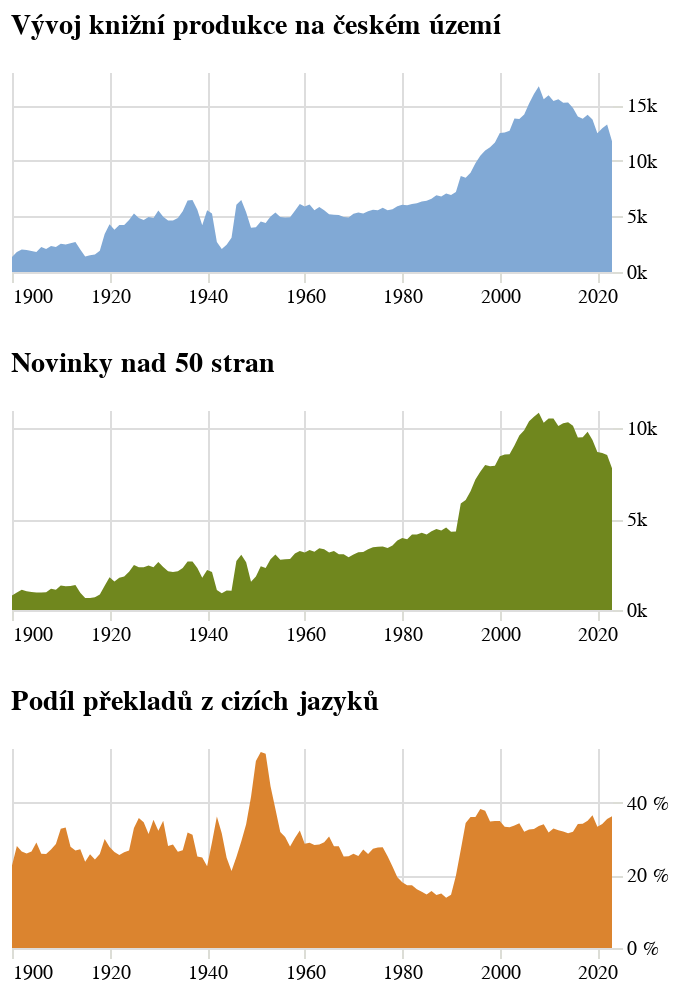

Source (notebook cell):
### Code cell
graf_i = alt.Chart(do_grafu.filter(pl.col("variable") == "všechny publikace").to_pandas(), title={'text': titulek}, width=300, height=100).mark_area(size=2).encode(
    alt.X("rok:T", 
          title=None,
          axis=alt.Axis(domainOpacity=0, tickColor='#DCDDD6')
    ),
    alt.Y('value:Q', 
          axis=alt.Axis(
              orient='right', 
              domainOpacity=0, 
              tickColor='#DCDDD6',
              format='s', 
          ), 
          title=None,
          scale=alt.Scale(zero=True)
    ),
    alt.Color("variable:N", 
              scale=alt.Scale(range=['#81A9D5']),
              title=None, 
              legend=None
    ))

graf_ii = alt.Chart(do_grafu.filter(pl.col("variable") == "novinky nad 50 stran").to_pandas(), title={'text': "Novinky nad 50 stran"}, width=300, height=100).mark_area(size=2).encode(
    alt.X("rok:T", 
          title=None,
          axis=alt.Axis(domainOpacity=0, tickColor='#DCDDD6')
    ),
    alt.Y('value:Q', 
          axis=alt.Axis(
              orient='right', 
              domainOpacity=0, 
              tickColor='#DCDDD6',
              format='s',  # Default format for first two facets,
          ), 
          title=None,
          scale=alt.Scale(zero=True)
    ),
    alt.Color("variable:N", 
              scale=alt.Scale(range=['#70871E']),
              title=None, 
              legend=None
    ))

graf_iii = alt.Chart(do_grafu.filter(pl.col("variable") == "podíl překladů").to_pandas(), title={'text': "Podíl překladů z cizích jazyků"}, width=300, height=100).mark_area(size=2).encode(
    alt.X("rok:T", 
          title=None,
          axis=alt.Axis(domainOpacity=0, tickColor='#DCDDD6')
    ),
    alt.Y('value:Q', 
          axis=alt.Axis(
              orient='right', 
              domainOpacity=0, 
              tickColor='#DCDDD6',
              format=' .0%',
                            labelExpr="replace(datum.label, '%', ' %')"  # Adds space before %

          ), 
          title=None,
          scale=alt.Scale(zero=True)
),
    alt.Color("variable:N", 
              scale=alt.Scale(range=['#DB842F']),
              title=None, 
              legend=None
    ))

graf_produkce = alt.vconcat(graf_i, graf_ii, graf_iii).resolve_scale(color='independent',y="independent").configure_view(stroke='transparent')
graf_produkce

### Figure 1 — Vega-Lite specification as saved in the notebook (floating-point values rounded to 4 significant figures)
{"config": {"title": {"font": "Noticia Text", "fontSize": 14, "anchor": "start", "fontWeight": "bolder", "subtitleFont": "Noticia Text", "subtitleLineHeight": 18, "subtitleFontSize": 12, "subtitleFontWeight": "normal", "subtitlePadding": 10, "dy": -12}, "axis": {"labelFont": "Asap", "titleFont": "Asap", "fontWeight": "lighter", "titleFontWeight": "lighter", "labelFontSize": 10, "titleFontSize": 10, "labelPadding": 2, "titlePadding": 10}, "legend": {"labelFont": "Asap", "labelFontWeight": "normal", "titleFont": "Asap", "titleFontWeight": "normal", "labelFontSize": 10, "titleFontSize": 10}, "view": {"stroke": "transparent"}}, "vconcat": [{"data": {"name": "data-ab4150d58a9aa15071583431431c1790"}, "mark": {"type": "area", "size": 2}, "encoding": {"color": {"field": "variable", "legend": null, "scale": {"range": ["#81A9D5"]}, "title": null, "type": "nominal"}, "x": {"axis": {"domainOpacity": 0, "tickColor": "#DCDDD6"}, "field": "rok", "title": null, "type": "temporal"}, "y": {"axis": {"domainOpacity": 0, "format": "s", "orient": "right", "tickColor": "#DCDDD6"}, "field": "value", "scale": {"zero": true}, "title": null, "type": "quantitative"}}, "height": 100, "title": {"text": "Vývoj knižní produkce na českém území"}, "width": 300}, {"data": {"name": "data-090e34dddacba219eb4b6f78527346c4"}, "mark": {"type": "area", "size": 2}, "encoding": {"color": {"field": "variable", "legend": null, "scale": {"range": ["#70871E"]}, "title": null, "type": "nominal"}, "x": {"axis": {"domainOpacity": 0, "tickColor": "#DCDDD6"}, "field": "rok", "title": null, "type": "temporal"}, "y": {"axis": {"domainOpacity": 0, "format": "s", "orient": "right", "tickColor": "#DCDDD6"}, "field": "value", "scale": {"zero": true}, "title": null, "type": "quantitative"}}, "height": 100, "title": {"text": "Novinky nad 50 stran"}, "width": 300}, {"data": {"name": "data-7d440f797cbe94b11764d9146443cbb3"}, "mark": {"type": "area", "size": 2}, "encoding": {"color": {"field": "variable", "legend": null, "scale": {"range": ["#DB842F"]}, "title": null, "type": "nominal"}, "x": {"axis": {"domainOpacity": 0, "tickColor": "#DCDDD6"}, "field": "rok", "title": null, "type": "temporal"}, "y": {"axis": {"domainOpacity": 0, "format": " .0%", "labelExpr": "replace(datum.label, '%', ' %')", "orient": "right", "tickColor": "#DCDDD6"}, "field": "value", "scale": {"zero": true}, "title": null, "type": "quantitative"}}, "height": 100, "title": {"text": "Podíl překladů z cizích jazyků"}, "width": 300}], "resolve": {"scale": {"color": "independent", "y": "independent"}}, "$schema": "https://vega.github.io/schema/vega-lite/v5.8.0.json", "datasets": {"data-ab4150d58a9aa15071583431431c1790": [{"rok": "1900-01-01T00:00:00", "variable": "všechny publikace", "value": 1355.0}, {"rok": "1901-01-01T00:00:00", "variable": "všechny publikace", "value": 1810.0}, {"rok": "1902-01-01T00:00:00", "variable": "všechny publikace", "value": 2034.0}, {"rok": "1903-01-01T00:00:00", "variable": "všechny publikace", "value": 1972.0}, {"rok": "1904-01-01T00:00:00", "variable": "všechny publikace", "value": 1896.0}, {"rok": "1905-01-01T00:00:00", "variable": "všechny publikace", "value": 1811.0}, {"rok": "1906-01-01T00:00:00", "variable": "všechny publikace", "value": 2239.0}, {"rok": "1907-01-01T00:00:00", "variable": "všechny publikace", "value": 2075.0}, {"rok": "1908-01-01T00:00:00", "variable": "všechny publikace", "value": 2342.0}, {"rok": "1909-01-01T00:00:00", "variable": "všechny publikace", "value": 2245.0}, {"rok": "1910-01-01T00:00:00", "variable": "všechny publikace", "value": 2545.0}, {"rok": "1911-01-01T00:00:00", "variable": "všechny publikace", "value": 2475.0}, {"rok": "1912-01-01T00:00:00", "variable": "všechny publikace", "value": 2594.0}, {"rok": "1913-01-01T00:00:00", "variable": "všechny publikace", "value": 2689.0}, {"rok": "1914-01-01T00:00:00", "variable": "všechny publikace", "value": 2035.0}, {"rok": "1915-01-01T00:00:00", "variable": "všechny publikace", "value": 1394.0}, {"rok": "1916-01-01T00:00:00", "variable": "všechny publikace", "value": 1508.0}, {"rok": "1917-01-01T00:00:00", "variable": "všechny publikace", "value": 1573.0}, {"rok": "1918-01-01T00:00:00", "variable": "všechny publikace", "value": 1907.0}, {"rok": "1919-01-01T00:00:00", "variable": "všechny publikace", "value": 3422.0}, {"rok": "1920-01-01T00:00:00", "variable": "všechny publikace", "value": 4301.0}, {"rok": "1921-01-01T00:00:00", "variable": "všechny publikace", "value": 3800.0}, {"rok": "1922-01-01T00:00:00", "variable": "všechny publikace", "value": 4233.0}, {"rok": "1923-01-01T00:00:00", "variable": "všechny publikace", "value": 4227.0}, {"rok": "1924-01-01T00:00:00", "variable": "všechny publikace", "value": 4691.0}, {"rok": "1925-01-01T00:00:00", "variable": "všechny publikace", "value": 5256.0}, {"rok": "1926-01-01T00:00:00", "variable": "všechny publikace", "value": 4855.0}, {"rok": "1927-01-01T00:00:00", "variable": "všechny publikace", "value": 4680.0}, {"rok": "1928-01-01T00:00:00", "variable": "všechny publikace", "value": 4946.0}, {"rok": "1929-01-01T00:00:00", "variable": "všechny publikace", "value": 4856.0}, {"rok": "1930-01-01T00:00:00", "variable": "všechny publikace", "value": 5530.0}, {"rok": "1931-01-01T00:00:00", "variable": "všechny publikace", "value": 4980.0}, {"rok": "1932-01-01T00:00:00", "variable": "všechny publikace", "value": 4635.0}, {"rok": "1933-01-01T00:00:00", "variable": "všechny publikace", "value": 4627.0}, {"rok": "1934-01-01T00:00:00", "variable": "všechny publikace", "value": 4871.0}, {"rok": "1935-01-01T00:00:00", "variable": "všechny publikace", "value": 5465.0}, {"rok": "1936-01-01T00:00:00", "variable": "všechny publikace", "value": 6439.0}, {"rok": "1937-01-01T00:00:00", "variable": "všechny publikace", "value": 6469.0}, {"rok": "1938-01-01T00:00:00", "variable": "všechny publikace", "value": 5612.0}, {"rok": "1939-01-01T00:00:00", "variable": "všechny publikace", "value": 4208.0}, {"rok": "1940-01-01T00:00:00", "variable": "všechny publikace", "value": 5558.0}, {"rok": "1941-01-01T00:00:00", "variable": "všechny publikace", "value": 5266.0}, {"rok": "1942-01-01T00:00:00", "variable": "všechny publikace", "value": 2705.0}, {"rok": "1943-01-01T00:00:00", "variable": "všechny publikace", "value": 2079.0}, {"rok": "1944-01-01T00:00:00", "variable": "všechny publikace", "value": 2461.0}, {"rok": "1945-01-01T00:00:00", "variable": "všechny publikace", "value": 3084.0}, {"rok": "1946-01-01T00:00:00", "variable": "všechny publikace", "value": 6052.0}, {"rok": "1947-01-01T00:00:00", "variable": "všechny publikace", "value": 6490.0}, {"rok": "1948-01-01T00:00:00", "variable": "všechny publikace", "value": 5384.0}, {"rok": "1949-01-01T00:00:00", "variable": "všechny publikace", "value": 3972.0}, {"rok": "1950-01-01T00:00:00", "variable": "všechny publikace", "value": 4030.0}, {"rok": "1951-01-01T00:00:00", "variable": "všechny publikace", "value": 4555.0}, {"rok": "1952-01-01T00:00:00", "variable": "všechny publikace", "value": 4400.0}, {"rok": "1953-01-01T00:00:00", "variable": "všechny publikace", "value": 5005.0}, {"rok": "1954-01-01T00:00:00", "variable": "všechny publikace", "value": 5356.0}, {"rok": "1955-01-01T00:00:00", "variable": "všechny publikace", "value": 4948.0}, {"rok": "1956-01-01T00:00:00", "variable": "všechny publikace", "value": 4906.0}, {"rok": "1957-01-01T00:00:00", "variable": "všechny publikace", "value": 4927.0}, {"rok": "1958-01-01T00:00:00", "variable": "všechny publikace", "value": 5513.0}, {"rok": "1959-01-01T00:00:00", "variable": "všechny publikace", "value": 6124.0}, {"rok": "1960-01-01T00:00:00", "variable": "všechny publikace", "value": 5890.0}, {"rok": "1961-01-01T00:00:00", "variable": "všechny publikace", "value": 6083.0}, {"rok": "1962-01-01T00:00:00", "variable": "všechny publikace", "value": 5564.0}, {"rok": "1963-01-01T00:00:00", "variable": "všechny publikace", "value": 5844.0}, {"rok": "1964-01-01T00:00:00", "variable": "všechny publikace", "value": 5555.0}, {"rok": "1965-01-01T00:00:00", "variable": "všechny publikace", "value": 5192.0}, {"rok": "1966-01-01T00:00:00", "variable": "všechny publikace", "value": 5144.0}, {"rok": "1967-01-01T00:00:00", "variable": "všechny publikace", "value": 5122.0}, {"rok": "1968-01-01T00:00:00", "variable": "všechny publikace", "value": 4960.0}, {"rok": "1969-01-01T00:00:00", "variable": "všechny publikace", "value": 4906.0}, {"rok": "1970-01-01T00:00:00", "variable": "všechny publikace", "value": 5243.0}, {"rok": "1971-01-01T00:00:00", "variable": "všechny publikace", "value": 5355.0}, {"rok": "1972-01-01T00:00:00", "variable": "všechny publikace", "value": 5273.0}, {"rok": "1973-01-01T00:00:00", "variable": "všechny publikace", "value": 5468.0}, {"rok": "1974-01-01T00:00:00", "variable": "všechny publikace", "value": 5604.0}, {"rok": "1975-01-01T00:00:00", "variable": "všechny publikace", "value": 5568.0}, {"rok": "1976-01-01T00:00:00", "variable": "všechny publikace", "value": 5792.0}, {"rok": "1977-01-01T00:00:00", "variable": "všechny publikace", "value": 5565.0}, {"rok": "1978-01-01T00:00:00", "variable": "všechny publikace", "value": 5641.0}, {"rok": "1979-01-01T00:00:00", "variable": "všechny publikace", "value": 5915.0}, {"rok": "1980-01-01T00:00:00", "variable": "všechny publikace", "value": 6047.0}, {"rok": "1981-01-01T00:00:00", "variable": "všechny publikace", "value": 6016.0}, {"rok": "1982-01-01T00:00:00", "variable": "všechny publikace", "value": 6131.0}, {"rok": "1983-01-01T00:00:00", "variable": "všechny publikace", "value": 6191.0}, {"rok": "1984-01-01T00:00:00", "variable": "všechny publikace", "value": 6344.0}, {"rok": "1985-01-01T00:00:00", "variable": "všechny publikace", "value": 6421.0}, {"rok": "1986-01-01T00:00:00", "variable": "všechny publikace", "value": 6603.0}, {"rok": "1987-01-01T00:00:00", "variable": "všechny publikace", "value": 6897.0}, {"rok": "1988-01-01T00:00:00", "variable": "všechny publikace", "value": 6804.0}, {"rok": "1989-01-01T00:00:00", "variable": "všechny publikace", "value": 7064.0}, {"rok": "1990-01-01T00:00:00", "variable": "všechny publikace", "value": 6925.0}, {"rok": "1991-01-01T00:00:00", "variable": "všechny publikace", "value": 7202.0}, {"rok": "1992-01-01T00:00:00", "variable": "všechny publikace", "value": 8637.0}, {"rok": "1993-01-01T00:00:00", "variable": "všechny publikace", "value": 8490.0}, {"rok": "1994-01-01T00:00:00", "variable": "všechny publikace", "value": 8941.0}, {"rok": "1995-01-01T00:00:00", "variable": "všechny publikace", "value": 9789.0}, {"rok": "1996-01-01T00:00:00", "variable": "všechny publikace", "value": 10460.0}, {"rok": "1997-01-01T00:00:00", "variable": "všechny publikace", "value": 10950.0}, {"rok": "1998-01-01T00:00:00", "variable": "všechny publikace", "value": 11230.0}, {"rok": "1999-01-01T00:00:00", "variable": "všechny publikace", "value": 11640.0}, {"rok": "2000-01-01T00:00:00", "variable": "všechny publikace", "value": 12520.0}, {"rok": "2001-01-01T00:00:00", "variable": "všechny publikace", "value": 12550.0}, {"rok": "2002-01-01T00:00:00", "variable": "všechny publikace", "value": 12720.0}, {"rok": "2003-01-01T00:00:00", "variable": "všechny publikace", "value": 13810.0}, {"rok": "2004-01-01T00:00:00", "variable": "všechny publikace", "value": 13770.0}, {"rok": "2005-01-01T00:00:00", "variable": "všechny publikace", "value": 14180.0}, {"rok": "2006-01-01T00:00:00", "variable": "všechny publikace", "value": 15160.0}, {"rok": "2007-01-01T00:00:00", "variable": "všechny publikace", "value": 16020.0}, {"rok": "2008-01-01T00:00:00", "variable": "všechny publikace", "value": 16730.0}, {"rok": "2009-01-01T00:00:00", "variable": "všechny publikace", "value": 15550.0}, {"rok": "2010-01-01T00:00:00", "variable": "všechny publikace", "value": 15910.0}, {"rok": "2011-01-01T00:00:00", "variable": "všechny publikace", "value": 15390.0}, {"rok": "2012-01-01T00:00:00", "variable": "všechny publikace", "value": 15540.0}, {"rok": "2013-01-01T00:00:00", "variable": "všechny publikace", "value": 15230.0}, {"rok": "2014-01-01T00:00:00", "variable": "všechny publikace", "value": 15250.0}, {"rok": "2015-01-01T00:00:00", "variable": "všechny publikace", "value": 14750.0}, {"rok": "2016-01-01T00:00:00", "variable": "všechny publikace", "value": 14000.0}, {"rok": "2017-01-01T00:00:00", "variable": "všechny publikace", "value": 13780.0}, {"rok": "2018-01-01T00:00:00", "variable": "všechny publikace", "value": 14160.0}, {"rok": "2019-01-01T00:00:00", "variable": "všechny publikace", "value": 13730.0}, {"rok": "2020-01-01T00:00:00", "variable": "všechny publikace", "value": 12480.0}, {"rok": "2021-01-01T00:00:00", "variable": "všechny publikace", "value": 12940.0}, {"rok": "2022-01-01T00:00:00", "variable": "všechny publikace", "value": 13280.0}, {"rok": "2023-01-01T00:00:00", "variable": "všechny publikace", "value": 11760.0}], "data-090e34dddacba219eb4b6f78527346c4": [{"rok": "1900-01-01T00:00:00", "variable": "novinky nad 50 stran", "value": 793.0}, {"rok": "1901-01-01T00:00:00", "variable": "novinky nad 50 stran", "value": 966.0}, {"rok": "1902-01-01T00:00:00", "variable": "novinky nad 50 stran", "value": 1114.0}, {"rok": "1903-01-01T00:00:00", "variable": "novinky nad 50 stran", "value": 1030.0}, {"rok": "1904-01-01T00:00:00", "variable": "novinky nad 50 stran", "value": 984.0}, {"rok": "1905-01-01T00:00:00", "variable": "novinky nad 50 stran", "value": 964.0}, {"rok": "1906-01-01T00:00:00", "variable": "novinky nad 50 stran", "value": 968.0}, {"rok": "1907-01-01T00:00:00", "variable": "novinky nad 50 stran", "value": 974.0}, {"rok": "1908-01-01T00:00:00", "variable": "novinky nad 50 stran", "value": 1170.0}, {"rok": "1909-01-01T00:00:00", "variable": "novinky nad 50 stran", "value": 1112.0}, {"rok": "1910-01-01T00:00:00", "variable": "novinky nad 50 stran", "value": 1347.0}, {"rok": "1911-01-01T00:00:00", "variable": "novinky nad 50 stran", "value": 1302.0}, {"rok": "1912-01-01T00:00:00", "variable": "novinky nad 50 stran", "value": 1320.0}, {"rok": "1913-01-01T00:00:00", "variable": "novinky nad 50 stran", "value": 1370.0}, {"rok": "1914-01-01T00:00:00", "variable": "novinky nad 50 stran", "value": 948.0}, {"rok": "1915-01-01T00:00:00", "variable": "novinky nad 50 stran", "value": 666.0}, {"rok": "1916-01-01T00:00:00", "variable": "novinky nad 50 stran", "value": 665.0}, {"rok": "1917-01-01T00:00:00", "variable": "novinky nad 50 stran", "value": 699.0}, {"rok": "1918-01-01T00:00:00", "variable": "novinky nad 50 stran", "value": 848.0}, {"rok": "1919-01-01T00:00:00", "variable": "novinky nad 50 stran", "value": 1335.0}, {"rok": "1920-01-01T00:00:00", "variable": "novinky nad 50 stran", "value": 1795.0}, {"rok": "1921-01-01T00:00:00", "variable": "novinky nad 50 stran", "value": 1569.0}, {"rok": "1922-01-01T00:00:00", "variable": "novinky nad 50 stran", "value": 1769.0}, {"rok": "1923-01-01T00:00:00", "variable": "novinky nad 50 stran", "value": 1837.0}, {"rok": "1924-01-01T00:00:00", "variable": "novinky nad 50 stran", "value": 2107.0}, {"rok": "1925-01-01T00:00:00", "variable": "novinky nad 50 stran", "value": 2471.0}, {"rok": "1926-01-01T00:00:00", "variable": "novinky nad 50 stran", "value": 2348.0}, {"rok": "1927-01-01T00:00:00", "variable": "novinky nad 50 stran", "value": 2347.0}, {"rok": "1928-01-01T00:00:00", "variable": "novinky nad 50 stran", "value": 2452.0}, {"rok": "1929-01-01T00:00:00", "variable": "novinky nad 50 stran", "value": 2348.0}, {"rok": "1930-01-01T00:00:00", "variable": "novinky nad 50 stran", "value": 2638.0}, {"rok": "1931-01-01T00:00:00", "variable": "novinky nad 50 stran", "value": 2367.0}, {"rok": "1932-01-01T00:00:00", "variable": "novinky nad 50 stran", "value": 2131.0}, {"rok": "1933-01-01T00:00:00", "variable": "novinky nad 50 stran", "value": 2086.0}, {"rok": "1934-01-01T00:00:00", "variable": "novinky nad 50 stran", "value": 2125.0}, {"rok": "1935-01-01T00:00:00", "variable": "novinky nad 50 stran", "value": 2308.0}, {"rok": "1936-01-01T00:00:00", "variable": "novinky nad 50 stran", "value": 2671.0}, {"rok": "1937-01-01T00:00:00", "variable": "novinky nad 50 stran", "value": 2667.0}, {"rok": "1938-01-01T00:00:00", "variable": "novinky nad 50 stran", "value": 2314.0}, {"rok": "1939-01-01T00:00:00", "variable": "novinky nad 50 stran", "value": 1776.0}, {"rok": "1940-01-01T00:00:00", "variable": "novinky nad 50 stran", "value": 2195.0}, {"rok": "1941-01-01T00:00:00", "variable": "novinky nad 50 stran", "value": 2089.0}, {"rok": "1942-01-01T00:00:00", "variable": "novinky nad 50 stran", "value": 1104.0}, {"rok": "1943-01-01T00:00:00", "variable": "novinky nad 50 stran", "value": 916.0}, {"rok": "1944-01-01T00:00:00", "variable": "novinky nad 50 stran", "value": 1069.0}, {"rok": "1945-01-01T00:00:00", "variable": "novinky nad 50 stran", "value": 1052.0}, {"rok": "1946-01-01T00:00:00", "variable": "novinky nad 50 stran", "value": 2690.0}, {"rok": "1947-01-01T00:00:00", "variable": "novinky nad 50 stran", "value": 3034.0}, {"rok": "1948-01-01T00:00:00", "variable": "novinky nad 50 stran", "value": 2633.0}, {"rok": "1949-01-01T00:00:00", "variable": "novinky nad 50 stran", "value": 1558.0}, {"rok": "1950-01-01T00:00:00", "variable": "novinky nad 50 stran", "value": 1846.0}, {"rok": "1951-01-01T00:00:00", "variable": "novinky nad 50 stran", "value": 2407.0}, {"rok": "1952-01-01T00:00:00", "variable": "novinky nad 50 stran", "value": 2305.0}, {"rok": "1953-01-01T00:00:00", "variable": "novinky nad 50 stran", "value": 2785.0}, {"rok": "1954-01-01T00:00:00", "variable": "novinky nad 50 stran", "value": 3059.0}, {"rok": "1955-01-01T00:00:00", "variable": "novinky nad 50 stran", "value": 2764.0}, {"rok": "1956-01-01T00:00:00", "variable": "novinky nad 50 stran", "value": 2795.0}, {"rok": "1957-01-01T00:00:00", "variable": "novinky nad 50 stran", "value": 2805.0}, {"rok": "1958-01-01T00:00:00", "variable": "novinky nad 50 stran", "value": 3105.0}, {"rok": "1959-01-01T00:00:00", "variable": "novinky nad 50 stran", "value": 3241.0}, {"rok": "1960-01-01T00:00:00", "variable": "novinky nad 50 stran", "value": 3163.0}, {"rok": "1961-01-01T00:00:00", "variable": "novinky nad 50 stran", "value": 3302.0}, {"rok": "1962-01-01T00:00:00", "variable": "novinky nad 50 stran", "value": 3201.0}, {"rok": "1963-01-01T00:00:00", "variable": "novinky nad 50 stran", "value": 3400.0}, {"rok": "1964-01-01T00:00:00", "variable": "novinky nad 50 stran", "value": 3344.0}, {"rok": "1965-01-01T00:00:00", "variable": "novinky nad 50 stran", "value": 3163.0}, {"rok": "1966-01-01T00:00:00", "variable": "novinky nad 50 stran", "value": 3249.0}, {"rok": "1967-01-01T00:00:00", "variable": "novinky nad 50 stran", "value": 3070.0}, {"rok": "1968-01-01T00:00:00", "variable": "novinky nad 50 stran", "value": 3064.0}, {"rok": "1969-01-01T00:00:00", "variable": "novinky nad 50 stran", "value": 2896.0}, {"rok": "1970-01-01T00:00:00", "variable": "novinky nad 50 stran", "value": 3058.0}, {"rok": "1971-01-01T00:00:00", "variable": "novinky nad 50 stran", "value": 3179.0}, {"rok": "1972-01-01T00:00:00", "variable": "novinky nad 50 stran", "value": 3195.0}, {"rok": "1973-01-01T00:00:00", "variable": "novinky nad 50 stran", "value": 3340.0}, {"rok": "1974-01-01T00:00:00", "variable": "novinky nad 50 stran", "value": 3452.0}, {"rok": "1975-01-01T00:00:00", "variable": "novinky nad 50 stran", "value": 3483.0}, {"rok": "1976-01-01T00:00:00", "variable": "novinky nad 50 stran", "value": 3494.0}, {"rok": "1977-01-01T00:00:00", "variable": "novinky nad 50 stran", "value": 3416.0}, {"rok": "1978-01-01T00:00:00", "variable": "novinky nad 50 stran", "value": 3545.0}, {"rok": "1979-01-01T00:00:00", "variable": "novinky nad 50 stran", "value": 3817.0}, {"rok": "1980-01-01T00:00:00", "variable": "novinky nad 50 stran", "value": 3961.0}, {"rok": "1981-01-01T00:00:00", "variable": "novinky nad 50 stran", "value": 3888.0}, {"rok": "1982-01-01T00:00:00", "variable": "novinky nad 50 stran", "value": 4155.0}, {"rok": "1983-01-01T00:00:00", "variable": "novinky nad 50 stran", "value": 4157.0}, {"rok": "1984-01-01T00:00:00", "variable": "novinky nad 50 stran", "value": 4247.0}, {"rok": "1985-01-01T00:00:00", "variable": "novinky nad 50 stran", "value": 4149.0}, {"rok": "1986-01-01T00:00:00", "variable": "novinky nad 50 stran", "value": 4329.0}, {"rok": "1987-01-01T00:00:00", "variable": "novinky nad 50 stran", "value": 4458.0}, {"rok": "1988-01-01T00:00:00", "variable": "novinky nad 50 stran", "value": 4372.0}, {"rok": "1989-01-01T00:00:00", "variable": "novinky nad 50 stran", "value": 4543.0}, {"rok": "1990-01-01T00:00:00", "variable": "novinky nad 50 stran", "value": 4308.0}, {"rok": "1991-01-01T00:00:00", "variable": "novinky nad 50 stran", "value": 4313.0}, {"rok": "1992-01-01T00:00:00", "variable": "novinky nad 50 stran", "value": 5863.0}, {"rok": "1993-01-01T00:00:00", "variable": "novinky nad 50 stran", "value": 6056.0}, {"rok": "1994-01-01T00:00:00", "variable": "novinky nad 50 stran", "value": 6538.0}, {"rok": "1995-01-01T00:00:00", "variable": "novinky nad 50 stran", "value": 7183.0}, {"rok": "1996-01-01T00:00:00", "variable": "novinky nad 50 stran", "value": 7609.0}, {"rok": "1997-01-01T00:00:00", "variable": "novinky nad 50 stran", "value": 7970.0}, {"rok": "1998-01-01T00:00:00", "variable": "novinky nad 50 stran", "value": 7910.0}, {"rok": "1999-01-01T00:00:00", "variable": "novinky nad 50 stran", "value": 7937.0}, {"rok": "2000-01-01T00:00:00", "variable": "novinky nad 50 stran", "value": 8455.0}, {"rok": "2001-01-01T00:00:00", "variable": "novinky nad 50 stran", "value": 8550.0}, {"rok": "2002-01-01T00:00:00", "variable": "novinky nad 50 stran", "value": 8568.0}, {"rok": "2003-01-01T00:00:00", "variable": "novinky nad 50 stran", "value": 9050.0}, {"rok": "2004-01-01T00:00:00", "variable": "novinky nad 50 stran", "value": 9601.0}, {"rok": "2005-01-01T00:00:00", "variable": "novinky nad 50 stran", "value": 9884.0}, {"rok": "2006-01-01T00:00:00", "variable": "novinky nad 50 stran", "value": 10380.0}, {"rok": "2007-01-01T00:00:00", "variable": "novinky nad 50 stran", "value": 10630.0}, {"rok": "2008-01-01T00:00:00", "variable": "novinky nad 50 stran", "value": 10850.0}, {"rok": "2009-01-01T00:00:00", "variable": "novinky nad 50 stran", "value": 10300.0}, {"rok": "2010-01-01T00:00:00", "variable": "novinky nad 50 stran", "value": 10530.0}, {"rok": "2011-01-01T00:00:00", "variable": "novinky nad 50 stran", "value": 10540.0}, {"rok": "2012-01-01T00:00:00", "variable": "novinky nad 50 stran", "value": 10120.0}, {"rok": "2013-01-01T00:00:00", "variable": "novinky nad 50 stran", "value": 10280.0}, {"rok": "2014-01-01T00:00:00", "variable": "novinky nad 50 stran", "value": 10330.0}, {"rok": "2015-01-01T00:00:00", "variable": "novinky nad 50 stran", "value": 10140.0}, {"rok": "2016-01-01T00:00:00", "variable": "novinky nad 50 stran", "value": 9481.0}, {"rok": "2017-01-01T00:00:00", "variable": "novinky nad 50 stran", "value": 9506.0}, {"rok": "2018-01-01T00:00:00", "variable": "novinky nad 50 stran", "value": 9804.0}, {"rok": "2019-01-01T00:00:00", "variable": "novinky nad 50 stran", "value": 9356.0}, {"rok": "2020-01-01T00:00:00", "variable": "novinky nad 50 stran", "value": 8692.0}, {"rok": "2021-01-01T00:00:00", "variable": "novinky nad 50 stran", "value": 8636.0}, {"rok": "2022-01-01T00:00:00", "variable": "novinky nad 50 stran", "value": 8529.0}, {"rok": "2023-01-01T00:00:00", "variable": "novinky nad 50 stran", "value": 7800.0}], "data-7d440f797cbe94b11764d9146443cbb3": [{"rok": "1900-01-01T00:00:00", "variable": "podíl překladů", "value": 0.2266}, {"rok": "1901-01-01T00:00:00", "variable": "podíl překladů", "value": 0.2802}, {"rok": "1902-01-01T00:00:00", "variable": "podíl překladů", "value": 0.2651}, {"rok": "1903-01-01T00:00:00", "variable": "podíl překladů", "value": 0.2601}, {"rok": "1904-01-01T00:00:00", "variable": "podíl překladů", "value": 0.2654}, {"rok": "1905-01-01T00:00:00", "variable": "podíl překladů", "value": 0.2902}, {"rok": "1906-01-01T00:00:00", "variable": "podíl překladů", "value": 0.2591}, {"rok": "1907-01-01T00:00:00", "variable": "podíl překladů", "value": 0.2585}, {"rok": "1908-01-01T00:00:00", "variable": "podíl překladů", "value": 0.2708}, {"rok": "1909-01-01T00:00:00", "variable": "podíl překladů", "value": 0.2862}, {"rok": "1910-01-01T00:00:00", "variable": "podíl překladů", "value": 0.328}, {"rok": "1911-01-01T00:00:00", "variable": "podíl překladů", "value": 0.3312}, {"rok": "1912-01-01T00:00:00", "variable": "podíl překladů", "value": 0.2781}, {"rok": "1913-01-01T00:00:00", "variable": "podíl překladů", "value": 0.2684}, {"rok": "1914-01-01T00:00:00", "variable": "podíl překladů", "value": 0.2718}, {"rok": "1915-01-01T00:00:00", "variable": "podíl překladů", "value": 0.2374}, {"rok": "1916-01-01T00:00:00", "variable": "podíl překladů", "value": 0.2578}, {"rok": "1917-01-01T00:00:00", "variable": "podíl překladů", "value": 0.2433}, {"rok": "1918-01-01T00:00:00", "variable": "podíl překladů", "value": 0.2584}, {"rok": "1919-01-01T00:00:00", "variable": "podíl překladů", "value": 0.3001}, {"rok": "1920-01-01T00:00:00", "variable": "podíl překladů", "value": 0.2778}, {"rok": "1921-01-01T00:00:00", "variable": "podíl překladů", "value": 0.2642}, {"rok": "1922-01-01T00:00:00", "variable": "podíl překladů", "value": 0.2556}, {"rok": "1923-01-01T00:00:00", "variable": "podíl překladů", "value": 0.2635}, {"rok": "1924-01-01T00:00:00", "variable": "podíl překladů", "value": 0.2682}, {"rok": "1925-01-01T00:00:00", "variable": "podíl překladů", "value": 0.3302}, {"rok": "1926-01-01T00:00:00", "variable": "podíl překladů", "value": 0.3575}, {"rok": "1927-01-01T00:00:00", "variable": "podíl překladů", "value": 0.346}, {"rok": "1928-01-01T00:00:00", "variable": "podíl překladů", "value": 0.3138}, {"rok": "1929-01-01T00:00:00", "variable": "podíl překladů", "value": 0.3526}, {"rok": "1930-01-01T00:00:00", "variable": "podíl překladů", "value": 0.3224}, {"rok": "1931-01-01T00:00:00", "variable": "podíl překladů", "value": 0.3497}, {"rok": "1932-01-01T00:00:00", "variable": "podíl překladů", "value": 0.2808}, {"rok": "1933-01-01T00:00:00", "variable": "podíl překladů", "value": 0.2847}, {"rok": "1934-01-01T00:00:00", "variable": "podíl překladů", "value": 0.2647}, {"rok": "1935-01-01T00:00:00", "variable": "podíl překladů", "value": 0.2686}, {"rok": "1936-01-01T00:00:00", "variable": "podíl překladů", "value": 0.3178}, {"rok": "1937-01-01T00:00:00", "variable": "podíl překladů", "value": 0.3114}, {"rok": "1938-01-01T00:00:00", "variable": "podíl překladů", "value": 0.2514}, {"rok": "1939-01-01T00:00:00", "variable": "podíl překladů", "value": 0.2488}, {"rok": "1940-01-01T00:00:00", "variable": "podíl překladů", "value": 0.2245}, {"rok": "1941-01-01T00:00:00", "variable": "podíl překladů", "value": 0.2905}, {"rok": "1942-01-01T00:00:00", "variable": "podíl překladů", "value": 0.3619}, {"rok": "1943-01-01T00:00:00", "variable": "podíl překladů", "value": 0.3154}, {"rok": "1944-01-01T00:00:00", "variable": "podíl překladů", "value": 0.2483}, {"rok": "1945-01-01T00:00:00", "variable": "podíl překladů", "value": 0.2117}, {"rok": "1946-01-01T00:00:00", "variable": "podíl překladů", "value": 0.2505}, {"rok": "1947-01-01T00:00:00", "variable": "podíl překladů", "value": 0.2928}, {"rok": "1948-01-01T00:00:00", "variable": "podíl překladů", "value": 0.3402}, {"rok": "1949-01-01T00:00:00", "variable": "podíl překladů", "value": 0.4161}, {"rok": "1950-01-01T00:00:00", "variable": "podíl překladů", "value": 0.5141}, {"rok": "1951-01-01T00:00:00", "variable": "podíl překladů", "value": 0.5391}, {"rok": "1952-01-01T00:00:00", "variable": "podíl překladů", "value": 0.534}, {"rok": "1953-01-01T00:00:00", "variable": "podíl překladů", "value": 0.4447}, {"rok": "1954-01-01T00:00:00", "variable": "podíl překladů", "value": 0.3822}, {"rok": "1955-01-01T00:00:00", "variable": "podíl překladů", "value": 0.3192}, {"rok": "1956-01-01T00:00:00", "variable": "podíl překladů", "value": 0.3052}, {"rok": "1957-01-01T00:00:00", "variable": "podíl překladů", "value": 0.2792}, {"rok": "1958-01-01T00:00:00", "variable": "podíl překladů", "value": 0.3025}, {"rok": "1959-01-01T00:00:00", "variable": "podíl překladů", "value": 0.3232}, {"rok": "1960-01-01T00:00:00", "variable": "podíl překladů", "value": 0.2865}, {"rok": "1961-01-01T00:00:00", "variable": "podíl překladů", "value": 0.2895}, {"rok": "1962-01-01T00:00:00", "variable": "podíl překladů", "value": 0.2831}, {"rok": "1963-01-01T00:00:00", "variable": "podíl překladů", "value": 0.2848}, {"rok": "1964-01-01T00:00:00", "variable": "podíl překladů", "value": 0.2911}, {"rok": "1965-01-01T00:00:00", "variable": "podíl překladů", "value": 0.3064}, {"rok": "1966-01-01T00:00:00", "variable": "podíl překladů", "value": 0.2798}, {"rok": "1967-01-01T00:00:00", "variable": "podíl překladů", "value": 0.28}, {"rok": "1968-01-01T00:00:00", "variable": "podíl překladů", "value": 0.2518}, {"rok": "1969-01-01T00:00:00", "variable": "podíl překladů", "value": 0.2523}, {"rok": "1970-01-01T00:00:00", "variable": "podíl překladů", "value": 0.2595}, {"rok": "1971-01-01T00:00:00", "variable": "podíl překladů", "value": 0.253}, {"rok": "1972-01-01T00:00:00", "variable": "podíl překladů", "value": 0.2712}, {"rok": "1973-01-01T00:00:00", "variable": "podíl překladů", "value": 0.2585}, {"rok": "1974-01-01T00:00:00", "variable": "podíl překladů", "value": 0.2726}, {"rok": "1975-01-01T00:00:00", "variable": "podíl překladů", "value": 0.2763}, {"rok": "1976-01-01T00:00:00", "variable": "podíl překladů", "value": 0.2773}, {"rok": "1977-01-01T00:00:00", "variable": "podíl překladů", "value": 0.2523}, {"rok": "1978-01-01T00:00:00", "variable": "podíl překladů", "value": 0.2244}, {"rok": "1979-01-01T00:00:00", "variable": "podíl překladů", "value": 0.1943}, {"rok": "1980-01-01T00:00:00", "variable": "podíl překladů", "value": 0.181}, {"rok": "1981-01-01T00:00:00", "variable": "podíl překladů", "value": 0.1723}, {"rok": "1982-01-01T00:00:00", "variable": "podíl překladů", "value": 0.1723}, {"rok": "1983-01-01T00:00:00", "variable": "podíl překladů", "value": 0.1616}, {"rok": "1984-01-01T00:00:00", "variable": "podíl překladů", "value": 0.1546}, {"rok": "1985-01-01T00:00:00", "variable": "podíl překladů", "value": 0.1472}, {"rok": "1986-01-01T00:00:00", "variable": "podíl překladů", "value": 0.1569}, {"rok": "1987-01-01T00:00:00", "variable": "podíl překladů", "value": 0.146}, {"rok": "1988-01-01T00:00:00", "variable": "podíl překladů", "value": 0.1499}, {"rok": "1989-01-01T00:00:00", "variable": "podíl překladů", "value": 0.1383}, {"rok": "1990-01-01T00:00:00", "variable": "podíl překladů", "value": 0.1466}, {"rok": "1991-01-01T00:00:00", "variable": "podíl překladů", "value": 0.1987}, {"rok": "1992-01-01T00:00:00", "variable": "podíl překladů", "value": 0.2702}, {"rok": "1993-01-01T00:00:00", "variable": "podíl překladů", "value": 0.3437}, {"rok": "1994-01-01T00:00:00", "variable": "podíl překladů", "value": 0.3603}, {"rok": "1995-01-01T00:00:00", "variable": "podíl překladů", "value": 0.3601}, {"rok": "1996-01-01T00:00:00", "variable": "podíl překladů", "value": 0.3825}, {"rok": "1997-01-01T00:00:00", "variable": "podíl překladů", "value": 0.3771}, {"rok": "1998-01-01T00:00:00", "variable": "podíl překladů", "value": 0.3479}, {"rok": "1999-01-01T00:00:00", "variable": "podíl překladů", "value": 0.3492}, {"rok": "2000-01-01T00:00:00", "variable": "podíl překladů", "value": 0.3491}, {"rok": "2001-01-01T00:00:00", "variable": "podíl překladů", "value": 0.3331}, {"rok": "2002-01-01T00:00:00", "variable": "podíl překladů", "value": 0.3319}, {"rok": "2003-01-01T00:00:00", "variable": "podíl překladů", "value": 0.337}, {"rok": "2004-01-01T00:00:00", "variable": "podíl překladů", "value": 0.3433}, {"rok": "2005-01-01T00:00:00", "variable": "podíl překladů", "value": 0.3195}, {"rok": "2006-01-01T00:00:00", "variable": "podíl překladů", "value": 0.3256}, {"rok": "2007-01-01T00:00:00", "variable": "podíl překladů", "value": 0.3272}, {"rok": "2008-01-01T00:00:00", "variable": "podíl překladů", "value": 0.3353}, {"rok": "2009-01-01T00:00:00", "variable": "podíl překladů", "value": 0.3405}, {"rok": "2010-01-01T00:00:00", "variable": "podíl překladů", "value": 0.3179}, {"rok": "2011-01-01T00:00:00", "variable": "podíl překladů", "value": 0.3286}, {"rok": "2012-01-01T00:00:00", "variable": "podíl překladů", "value": 0.3238}, {"rok": "2013-01-01T00:00:00", "variable": "podíl překladů", "value": 0.3201}, {"rok": "2014-01-01T00:00:00", "variable": "podíl překladů", "value": 0.3153}, {"rok": "2015-01-01T00:00:00", "variable": "podíl překladů", "value": 0.3195}, {"rok": "2016-01-01T00:00:00", "variable": "podíl překladů", "value": 0.3408}, {"rok": "2017-01-01T00:00:00", "variable": "podíl překladů", "value": 0.3419}, {"rok": "2018-01-01T00:00:00", "variable": "podíl překladů", "value": 0.35}, {"rok": "2019-01-01T00:00:00", "variable": "podíl překladů", "value": 0.365}, {"rok": "2020-01-01T00:00:00", "variable": "podíl překladů", "value": 0.3333}, {"rok": "2021-01-01T00:00:00", "variable": "podíl překladů", "value": 0.3411}, {"rok": "2022-01-01T00:00:00", "variable": "podíl překladů", "value": 0.355}, {"rok": "2023-01-01T00:00:00", "variable": "podíl překladů", "value": 0.362}]}}
